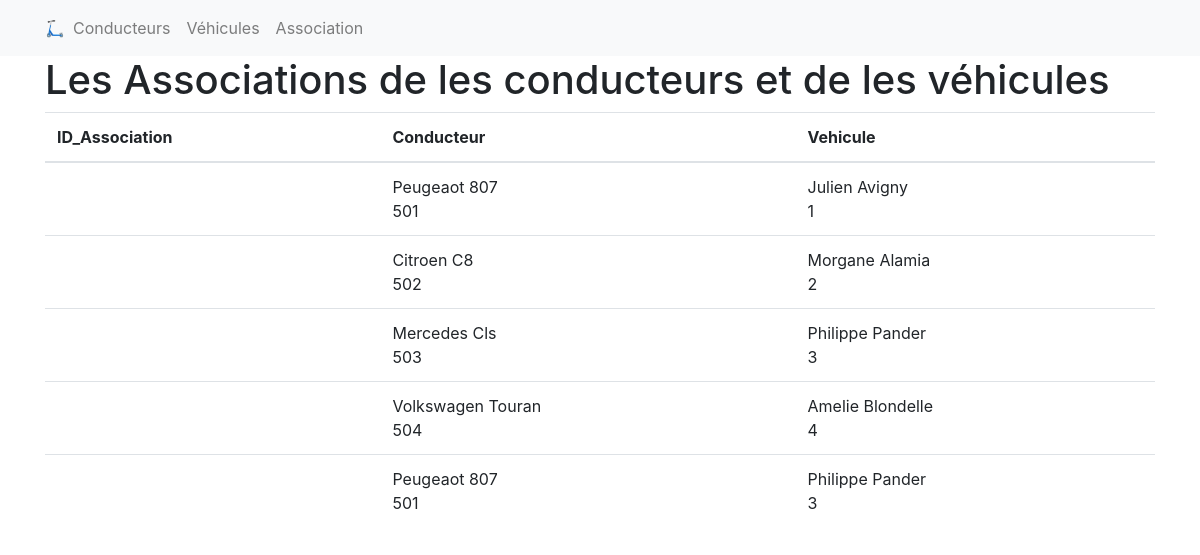
Screenshot of /LauraPalisse/public/index.php/association with the database file from the repository.
### tables this page shows
CREATE TABLE `association_vehicule_conducteur` (
  `id_association` INT UNSIGNED NOT NULL AUTO_INCREMENT,
  PRIMARY KEY (`id_association`),
  UNIQUE INDEX `id_association_UNIQUE` (`id_association` ASC) );

CREATE TABLE `vehicule` (
  `id_vehicule` INT UNSIGNED NOT NULL AUTO_INCREMENT,
  `marque` VARCHAR(45) NOT NULL,
  `modele` VARCHAR(45) NOT NULL,
  `couleur` VARCHAR(45) NOT NULL,
  `immatriculation` VARCHAR(45) NOT NULL,
  PRIMARY KEY (`id_vehicule`),
  UNIQUE INDEX `id_vehicule_UNIQUE` (`id_vehicule` ASC) );

CREATE TABLE `conducteur` (
  `id_conducteur` INT UNSIGNED NOT NULL AUTO_INCREMENT,
  `prenom` VARCHAR(80) NOT NULL,
  `nom` VARCHAR(80) NOT NULL,
  PRIMARY KEY (`id_conducteur`),
  UNIQUE INDEX `id_conducteur_UNIQUE` (`id_conducteur` ASC) );

### LauraPalisse/src/Database.php (called while the page is built)
<?php
class Database
{
    private static $pdo;
    public static function getInstance()
    {
        if (null === self::$pdo) {
            self::$pdo = new PDO('mysql:host=127.0.0.1;dbname=vtc;charset=utf8', 'root', '', [
                PDO::ATTR_ERRMODE => PDO::ERRMODE_EXCEPTION
            ]);
        }
        return self::$pdo;
    }
}

### LauraPalisse/src/Manager/AssociationVehiculeConducteurManager.php (called while the page is built, shortened)
<?php
class AssociationVehiculeConducteurManager
{
    public function findAll()
    {
        return \Database::getInstance()->query('SELECT * FROM association_vehicule_conducteur
        INNER JOIN vehicule ON association_vehicule_conducteur.id_vehicule=vehicule.id_vehicule
        INNER JOIN conducteur ON association_vehicule_conducteur.id_conducteur=conducteur.id_conducteur')->fetchAll(\PDO::FETCH_CLASS, \Entity\AssociationVehiculeConducteur::class);
    }
}

### LauraPalisse/src/Entity/AssociationVehiculeConducteur.php (called while the page is built, shortened)
<?php
class AssociationVehiculeConducteur
{
    private $id_vehicule;
    private $marque;
    private $modele;
    private $id_conducteur;
    private $prenom;
    private $nom;
    public function getId_vehicule()
    {
        return $this->id_vehicule;
    }
    public function getMarque()
    {
        return $this->marque;
    }
    public function getModele()
    {
        return $this->modele;
    }
    public function getId_conducteur()
    {
        return $this->id_conducteur;
    }
    public function getPrenom()
    {
        return $this->prenom;
    }
    public function getNom()
    {
        return $this->nom;
    }
}

### LauraPalisse/views/association_vehicules_conducteurs.php (the view)
<?php
require_once __DIR__ . '/header.php';
$associationVCManager = new \Manager\AssociationVehiculeConducteurManager();
$associations = $associationVCManager->findAll();
?>
<h1>Les Associations de les conducteurs et de les véhicules</h1>
<table class="table">
    <thead>
        <tr>
            <th>ID_Association</th>
            <th>Conducteur</th>
            <th>Vehicule</th>
        </tr>
    </thead>
    <tbody>
        <?php foreach ($associations as $association) : ?>
            <tr>
            <td><?= $association->getIdAssociation(); ?></td>
                <td><?= $association->getMarque() . ' ' .$association->getModele() . '<br/>' .$association->getId_vehicule(); ?></td>
                <td><?= $association->getPrenom() . ' ' .$association->getNom() . '<br/> ' .$association->getId_conducteur(); ?></td>
            </tr>
        <?php endforeach ?>
    </tbody>
</table>
<?php
require_once __DIR__ . '/footer.php';
?>

### rows the page displays
association_vehicule_conducteur: id_vehicule.marque "Peugeaot", id_vehicule.modele "807", id_vehicule.id_vehicule "501", id_conducteur.prenom "Julien", id_conducteur.nom "Avigny", id_conducteur.id_conducteur "1"
association_vehicule_conducteur: id_vehicule.marque "Citroen", id_vehicule.modele "C8", id_vehicule.id_vehicule "502", id_conducteur.prenom "Morgane", id_conducteur.nom "Alamia", id_conducteur.id_conducteur "2"
association_vehicule_conducteur: id_vehicule.marque "Mercedes", id_vehicule.modele "Cls", id_vehicule.id_vehicule "503", id_conducteur.prenom "Philippe", id_conducteur.nom "Pander", id_conducteur.id_conducteur "3"
association_vehicule_conducteur: id_vehicule.marque "Volkswagen", id_vehicule.modele "Touran", id_vehicule.id_vehicule "504", id_conducteur.prenom "Amelie", id_conducteur.nom "Blondelle", id_conducteur.id_conducteur "4"
association_vehicule_conducteur: id_vehicule.marque "Peugeaot", id_vehicule.modele "807", id_vehicule.id_vehicule "501", id_conducteur.prenom "Philippe", id_conducteur.nom "Pander", id_conducteur.id_conducteur "3"
